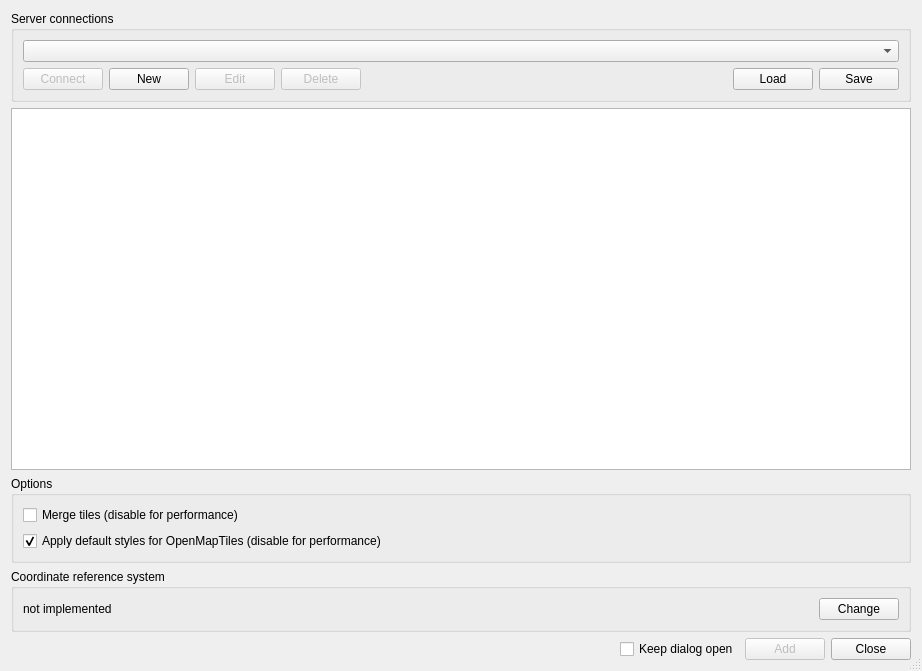
<?xml version="1.0" encoding="UTF-8"?>
<ui version="4.0">
 <class>DlgServerConnections</class>
 <widget class="QDialog" name="DlgServerConnections">
  <property name="geometry">
   <rect>
    <x>0</x>
    <y>0</y>
    <width>922</width>
    <height>671</height>
   </rect>
  </property>
  <property name="windowTitle">
   <string>Add Layer(s) from a Vector Tile Server</string>
  </property>
  <property name="sizeGripEnabled">
   <bool>true</bool>
  </property>
  <layout class="QGridLayout" name="gridLayout" rowstretch="0,1,0,0,0">
   <item row="0" column="0">
    <widget class="QGroupBox" name="groupBox">
     <property name="sizePolicy">
      <sizepolicy hsizetype="Expanding" vsizetype="Minimum">
       <horstretch>0</horstretch>
       <verstretch>0</verstretch>
      </sizepolicy>
     </property>
     <property name="minimumSize">
      <size>
       <width>0</width>
       <height>85</height>
      </size>
     </property>
     <property name="title">
      <string>Server connections</string>
     </property>
     <layout class="QGridLayout" name="gridLayout_2">
      <item row="0" column="0">
       <widget class="QComboBox" name="cbxConnections">
        <property name="sizePolicy">
         <sizepolicy hsizetype="Expanding" vsizetype="Fixed">
          <horstretch>0</horstretch>
          <verstretch>0</verstretch>
         </sizepolicy>
        </property>
       </widget>
      </item>
      <item row="1" column="0">
       <layout class="QHBoxLayout" name="horizontalLayout_3">
        <property name="sizeConstraint">
         <enum>QLayout::SetMinimumSize</enum>
        </property>
        <item>
         <widget class="QPushButton" name="btnConnect">
          <property name="enabled">
           <bool>false</bool>
          </property>
          <property name="text">
           <string>Connect</string>
          </property>
         </widget>
        </item>
        <item>
         <widget class="QPushButton" name="btnCreateConnection">
          <property name="text">
           <string>New</string>
          </property>
         </widget>
        </item>
        <item>
         <widget class="QPushButton" name="btnEdit">
          <property name="enabled">
           <bool>false</bool>
          </property>
          <property name="text">
           <string>Edit</string>
          </property>
         </widget>
        </item>
        <item>
         <widget class="QPushButton" name="btnDelete">
          <property name="enabled">
           <bool>false</bool>
          </property>
          <property name="maximumSize">
           <size>
            <width>80</width>
            <height>16777215</height>
           </size>
          </property>
          <property name="text">
           <string>Delete</string>
          </property>
         </widget>
        </item>
        <item>
         <spacer name="horizontalSpacer">
          <property name="orientation">
           <enum>Qt::Horizontal</enum>
          </property>
          <property name="sizeHint" stdset="0">
           <size>
            <width>40</width>
            <height>20</height>
           </size>
          </property>
         </spacer>
        </item>
        <item>
         <widget class="QPushButton" name="btnLoad">
          <property name="maximumSize">
           <size>
            <width>80</width>
            <height>16777215</height>
           </size>
          </property>
          <property name="text">
           <string>Load</string>
          </property>
         </widget>
        </item>
        <item>
         <widget class="QPushButton" name="btnSave">
          <property name="maximumSize">
           <size>
            <width>80</width>
            <height>16777215</height>
           </size>
          </property>
          <property name="text">
           <string>Save</string>
          </property>
         </widget>
        </item>
       </layout>
      </item>
     </layout>
    </widget>
   </item>
   <item row="1" column="0">
    <widget class="QTableView" name="tblLayers"/>
   </item>
   <item row="2" column="0">
    <widget class="QGroupBox" name="groupBox_2">
     <property name="minimumSize">
      <size>
       <width>0</width>
       <height>75</height>
      </size>
     </property>
     <property name="title">
      <string>Options</string>
     </property>
     <layout class="QVBoxLayout" name="verticalLayout">
      <item>
       <widget class="QCheckBox" name="chkMergeTiles">
        <property name="sizePolicy">
         <sizepolicy hsizetype="Minimum" vsizetype="Preferred">
          <horstretch>0</horstretch>
          <verstretch>0</verstretch>
         </sizepolicy>
        </property>
        <property name="text">
         <string>Merge tiles (disable for performance)</string>
        </property>
        <property name="checked">
         <bool>false</bool>
        </property>
       </widget>
      </item>
      <item>
       <widget class="QCheckBox" name="chkApplyStyles">
        <property name="sizePolicy">
         <sizepolicy hsizetype="Minimum" vsizetype="Preferred">
          <horstretch>0</horstretch>
          <verstretch>0</verstretch>
         </sizepolicy>
        </property>
        <property name="text">
         <string>Apply default styles for OpenMapTiles (disable for performance)</string>
        </property>
        <property name="checked">
         <bool>true</bool>
        </property>
       </widget>
      </item>
     </layout>
    </widget>
   </item>
   <item row="3" column="0">
    <widget class="QGroupBox" name="groupBox_3">
     <property name="sizePolicy">
      <sizepolicy hsizetype="Expanding" vsizetype="Preferred">
       <horstretch>0</horstretch>
       <verstretch>0</verstretch>
      </sizepolicy>
     </property>
     <property name="minimumSize">
      <size>
       <width>0</width>
       <height>58</height>
      </size>
     </property>
     <property name="title">
      <string>Coordinate reference system</string>
     </property>
     <layout class="QGridLayout" name="gridLayout_5">
      <item row="0" column="0">
       <layout class="QGridLayout" name="gridLayout_3" columnstretch="1,0">
        <property name="horizontalSpacing">
         <number>6</number>
        </property>
        <item row="0" column="1">
         <widget class="QPushButton" name="btnChangeCrs">
          <property name="text">
           <string>Change</string>
          </property>
         </widget>
        </item>
        <item row="0" column="0">
         <widget class="QLabel" name="lblCrs">
          <property name="text">
           <string>not implemented</string>
          </property>
         </widget>
        </item>
       </layout>
      </item>
     </layout>
    </widget>
   </item>
   <item row="4" column="0">
    <layout class="QHBoxLayout" name="horizontalLayout" stretch="1,0,0">
     <item alignment="Qt::AlignRight|Qt::AlignVCenter">
      <widget class="QCheckBox" name="checkBox">
       <property name="text">
        <string>Keep dialog open</string>
       </property>
      </widget>
     </item>
     <item>
      <widget class="QPushButton" name="btnAdd">
       <property name="enabled">
        <bool>false</bool>
       </property>
       <property name="minimumSize">
        <size>
         <width>80</width>
         <height>0</height>
        </size>
       </property>
       <property name="text">
        <string>Add</string>
       </property>
      </widget>
     </item>
     <item>
      <widget class="QPushButton" name="btnClose">
       <property name="minimumSize">
        <size>
         <width>80</width>
         <height>0</height>
        </size>
       </property>
       <property name="text">
        <string>Close</string>
       </property>
      </widget>
     </item>
    </layout>
   </item>
  </layout>
 </widget>
 <resources/>
 <connections>
  <connection>
   <sender>btnClose</sender>
   <signal>clicked()</signal>
   <receiver>DlgServerConnections</receiver>
   <slot>reject()</slot>
   <hints>
    <hint type="sourcelabel">
     <x>871</x>
     <y>649</y>
    </hint>
    <hint type="destinationlabel">
     <x>460</x>
     <y>335</y>
    </hint>
   </hints>
  </connection>
 </connections>
</ui>
